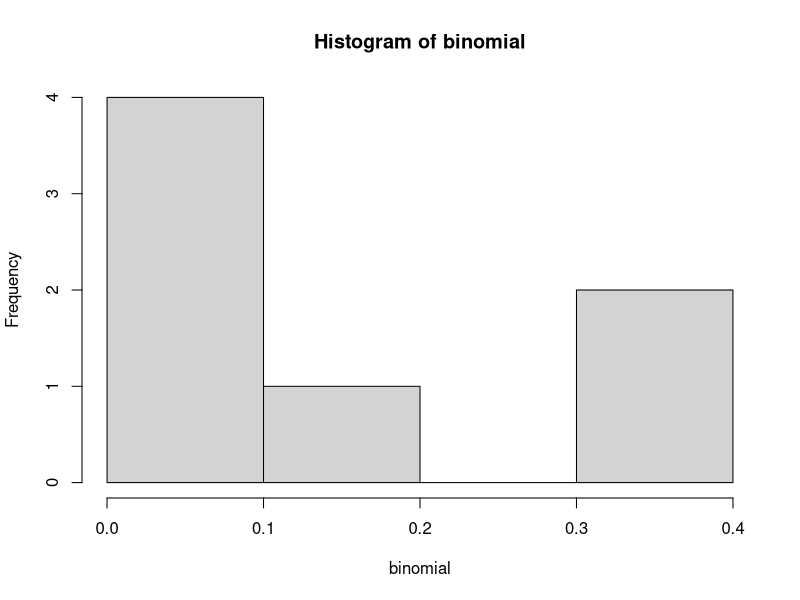

Recreate this plot in R.
x <- c(0, 1, 2, 3, 4, 5, 6)

binomial <- dbinom(x, 100, 0.01, log = FALSE)

hist(binomial, breaks = pretty(binomial))

dpois(x, 1.0, log = FALSE)
dhyper(x, 20, 2000, 100, log = FALSE)
